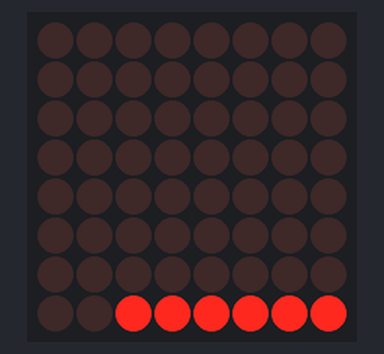
The sketch below on a simulated Arduino Uno, built with avr-gcc and run on an emulated ATmega328P. Parts: 8×8 LED matrix.

Above: at 0.25 s.
At 1.77 s:
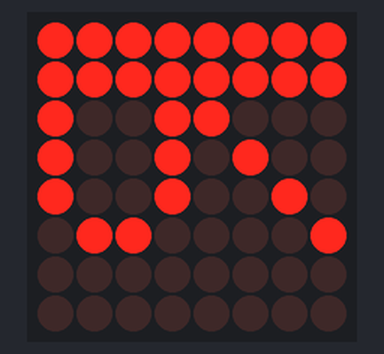
At 3.39 s:
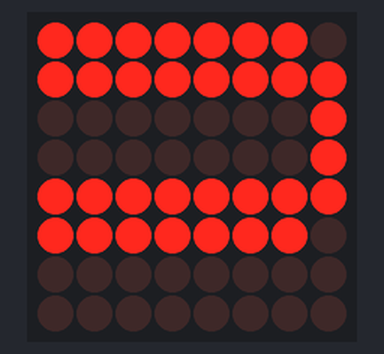
At 6.58 s:
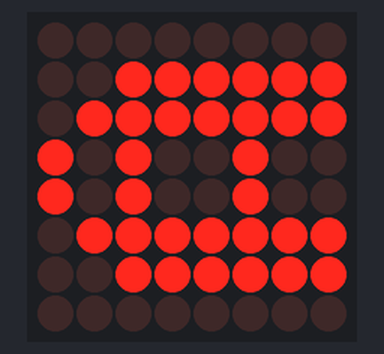
At 7.18 s:
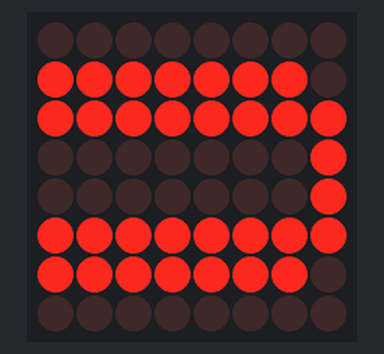
At 7.84 s:
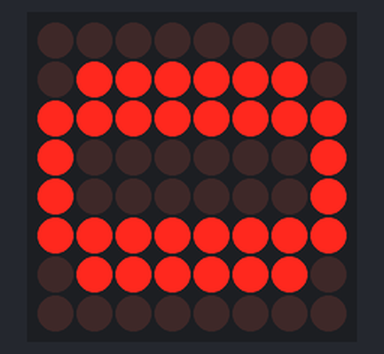

Measured:
- by itself, everything shown: repeats every 8.0 s, in 70 steps

The sketch:

led_ma_tran.ino
```cpp
#include "LedControl.h"// thêm thư viện
LedControl matrix = LedControl(2, 4, 3, 1);
// Chân 12 nối với chân DataIn
// Chân 11 nối với chân CLK
// Chân 10 nối với chân LOAD
// Sử dụng 1 IC MAX7219
void setup() {
    matrix.shutdown(0, false); // Bật hiển thị
    matrix.setIntensity(0, 15); // Đặt độ sáng lớn nhất
    matrix.clearDisplay(0); // Tắt tất cả led
}
    // Thiết lập mã cho các ký tự
byte A[56] = {
    0x00,0x3F,0x7F,0xA4,0xA4,0x7F,0x3F,0x00, // A
    0x00,0xFF,0xFF,0x98,0x94,0x92,0x61,0x00, // R
    0x00,0xFF,0xFF,0x81,0x81,0x7E,0x3C,0x00, // D
    0x00,0xFE,0xFF,0x01,0x01,0xFF,0xFE,0x00, // U
    0x00,0x81,0x81,0xFF,0xFF,0x81,0x81,0x00, // I
    0x00,0xFF,0xC0,0x30,0x0C,0x03,0xFF,0x00, // N
    0x00,0x7E,0xFF,0x81,0x81,0xFF,0x7E,0x00 // O
};
// Chương trình con chạy chuỗi ký tự
void scroll() {
        matrix.clearDisplay(0);
        int pos = 8;
        for (int j = pos; j > -56; j--) { // Vòng lặp thay đổi vị trí
            for (int i = 0; i < 56; i++) { // Vòng lăp để hiển thị ký tự
                matrix.setRow(0, i + j, A[i]);
            }
            delay(100);
        }
    }

// Chương trình con hiển thị từng ký tự
void show() {
    matrix.clearDisplay(0);
    for (int i = 0; i < 8; i++) matrix.setRow(0, i, A[i]); //Hiển thị từng hàng để được ký tự A
    delay(200);
    for (int i = 0; i < 8; i++) matrix.setRow(0, i, A[i + 8]);
    delay(200);
    for (int i = 0; i < 8; i++) matrix.setRow(0, i, A[i + 16]);
    delay(200);
    for (int i = 0; i < 8; i++) matrix.setRow(0, i, A[i + 24]);
    delay(200);
    for (int i = 0; i < 8; i++) matrix.setRow(0, i, A[i + 32]);
    delay(200);
    for (int i = 0; i < 8; i++) matrix.setRow(0, i, A[i + 40]);
    delay(200);
    for (int i = 0; i < 8; i++) matrix.setRow(0, i, A[i + 48]);
    delay(200);
}
void loop() {
    scroll();
    show();
    delay(100);
}
```
